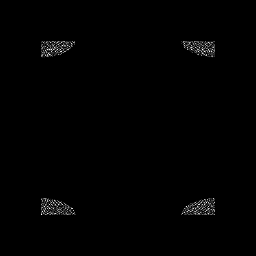

Python code for this plot:
#!/usr/bin/env python

# Ideal low-pass filter applied to an image in frequency domain.

# Factory overrides
import vtkmodules.vtkInteractionStyle  # noqa: F401
import vtkmodules.vtkRenderingFreeType  # noqa: F401
import vtkmodules.vtkRenderingOpenGL2  # noqa: F401

import os

from vtkmodules.vtkIOImage import vtkPNGReader
from vtkmodules.vtkImagingFourier import (
    vtkImageFFT,
    vtkImageIdealLowPass,
)
from vtkmodules.vtkRenderingCore import (
    vtkImageActor,
    vtkRenderWindow,
    vtkRenderWindowInteractor,
    vtkRenderer,
)

# Image pipeline
reader = vtkPNGReader()
data_dir = os.environ.get("VPE_DATA_DIR", os.path.dirname(os.path.abspath(__file__)))

reader.SetFileName(os.path.join(data_dir, "fullhead15.png"))

# Forward FFT
fft = vtkImageFFT()
fft.SetInputConnection(reader.GetOutputPort())

# Ideal low-pass filter
low_pass = vtkImageIdealLowPass()
low_pass.SetInputConnection(fft.GetOutputPort())
low_pass.SetXCutOff(0.2)
low_pass.SetYCutOff(0.1)
low_pass.ReleaseDataFlagOff()
low_pass.Update()

# Display with vtkImageActor
image_actor = vtkImageActor()
image_actor.GetMapper().SetInputConnection(low_pass.GetOutputPort())

# Renderer
renderer = vtkRenderer()
renderer.AddActor(image_actor)

# Window
render_window = vtkRenderWindow()
render_window.AddRenderer(renderer)
render_window.SetSize(256, 256)
render_window.SetWindowName("ideal low pass")

# Scene
renderer.ResetCamera()

# Interactor
interactor = vtkRenderWindowInteractor()
interactor.SetRenderWindow(render_window)

interactor.Initialize()
interactor.Start()
